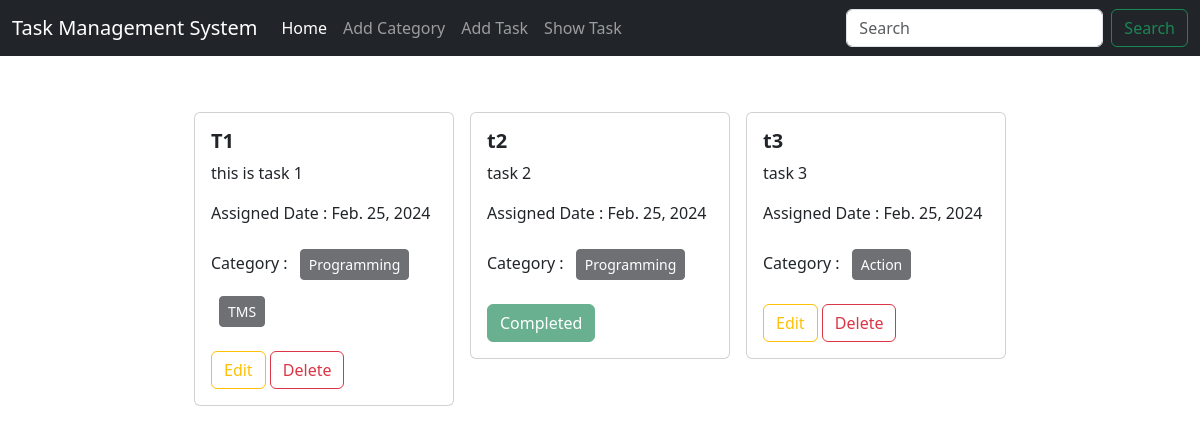
Page /task/show_task/ on the earlier database version.
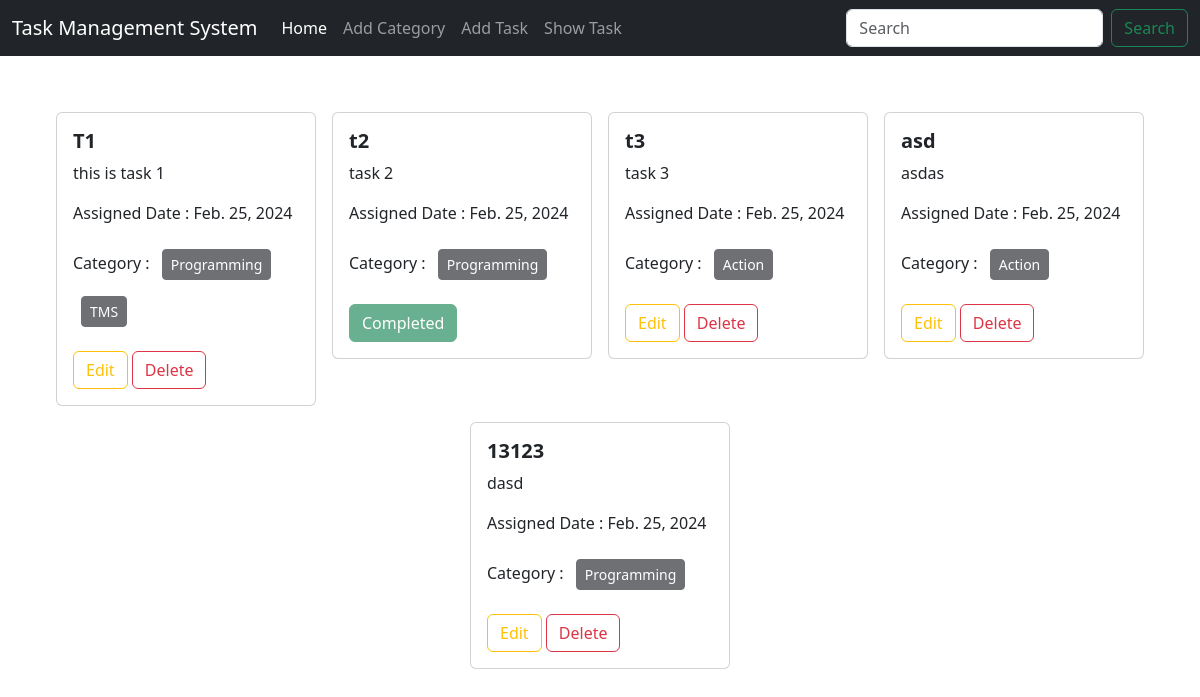
Same page on the later database version.
### task/models.py (models this page shows, shortened)
class TaskModel(models.Model):
    task_title = models.CharField(max_length = 50)
    task_description = models.TextField(blank = False)
    is_completed = models.BooleanField(default = False)
    category = models.ManyToManyField(Category)
    task_assign_date = models.DateField(auto_now_add=True)

### category/models.py (models this page shows, shortened)
class Category(models.Model):
    name = models.CharField(max_length = 100)

### task/views.py (the view)
# urls.py: path('show_task/', views.show_task, name = 'show_task'),
def show_task(request):
    data = TaskModel.objects.all()
    return render(request, 'show_task.html', {"data": data})

### task/templates/show_task.html
{% extends 'base.html' %} {% block content %}
<div class="d-flex flex-wrap justify-content-center px-5 pt-5">
  {% for tsk in data %}
  <div class="col-sm-3">
    <div class="card m-2">
      <div class="card-body">
        <h5 class="card-title fw-bold">{{tsk.task_title}}</h5>
        <p class="card-text">
          {{tsk.task_description | truncatewords:10}}
        </p>
        <p>
          Assigned Date : {{tsk.task_assign_date}}
        </p>
        <p>Category :
            {% for cat in tsk.category.all %}
            <button class = "btn btn-dark btn-sm m-2" disabled>{{cat.name}}</button>
            {% endfor %}
        </p>
        {% if tsk.is_completed %}
        <button class="btn btn-success disabled" >Completed</button>
        {% else %}
        <a href="{% url 'edit_task' tsk.id %}" class="btn btn-outline-warning">Edit</a>
        <a href="{% url 'delete_task' tsk.id %}" class="btn btn-outline-danger">Delete</a>
        {% endif %}
      </div>
    </div>
  </div>
  {% endfor %}
</div>
{% endblock%}

### templates/base.html (shortened to what this page needs)
<!DOCTYPE html>
<html lang="en">
  <head>
    <link
      href="https://cdn.jsdelivr.net/npm/bootstrap@5.3.2/dist/css/bootstrap.min.css"
      rel="stylesheet"
    />
  </head>
  <body>
    <nav class="navbar navbar-expand-lg navbar-dark bg-dark">
      <div class="container-fluid">
        <a class="navbar-brand" href="{% url 'homepage' %}">Task Management System</a>
        <div class="collapse navbar-collapse" id="navbarSupportedContent">
          <ul class="navbar-nav me-auto mb-2 mb-lg-0">
            <li class="nav-item">
              <a class="nav-link active" aria-current="page" href="{% url 'homepage' %}">Home</a>
            </li>
            <li class="nav-item">
              <a class="nav-link" href="{% url 'add_category' %}"
                >Add Category</a
              >
            </li>
            <li class="nav-item">
              <a class="nav-link" href="{% url 'add_task' %}">Add Task</a>
            </li>
            <li class="nav-item">
              <a class="nav-link" href="{% url 'show_task' %}">Show Task</a>
            </li>
          </ul>
          <form class="d-flex" role="search">
            <input
              class="form-control me-2"
              type="search"
              placeholder="Search"
              aria-label="Search"
            />
            <button class="btn btn-outline-success" type="submit">
              Search
            </button>
          </form>
        </div>
      </div>
    </nav>
    {% block content %} {% endblock %}
  </body>
</html>

Differences in the rows shown:
added TaskModel: task_title "asd", task_description "asdas", task_assign_date "Feb. 25, 2024", is_completed "Edit", Category (name "Action")
added TaskModel: task_title "13123", task_description "dasd", task_assign_date "Feb. 25, 2024", is_completed "Edit", Category (name "Programming")
